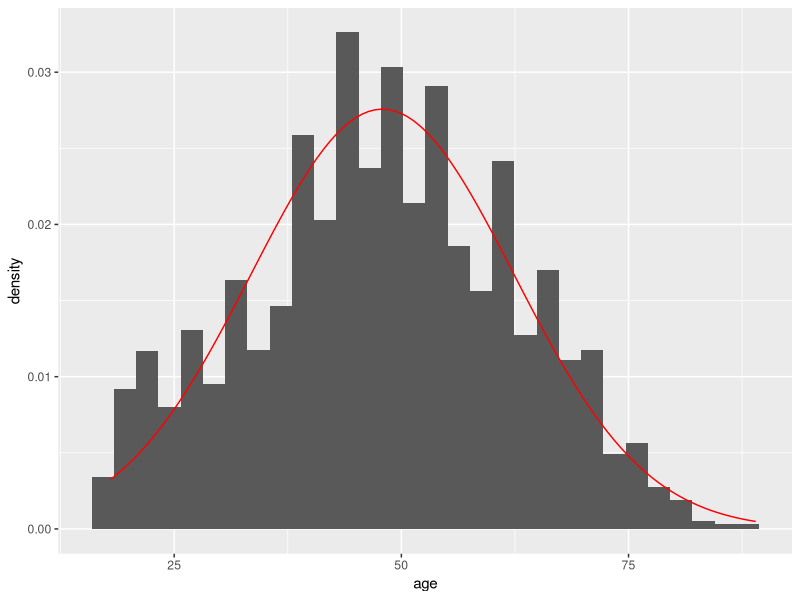
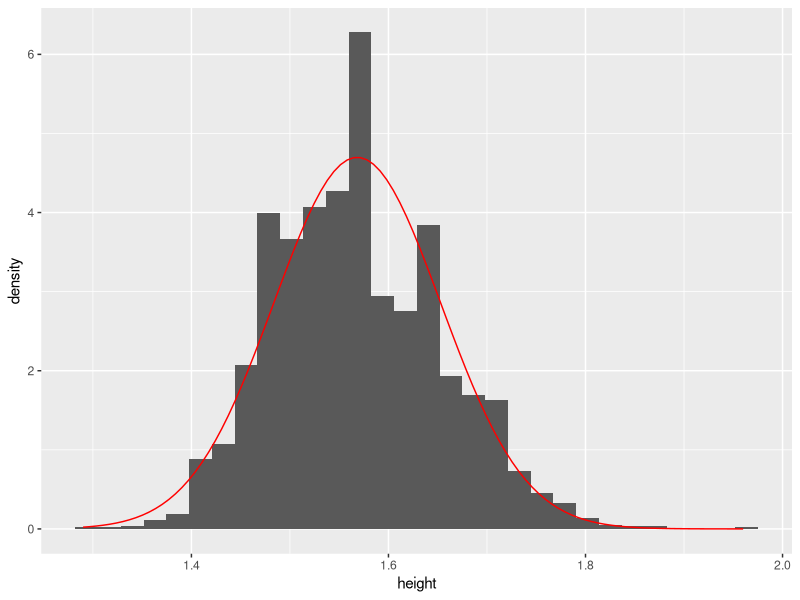
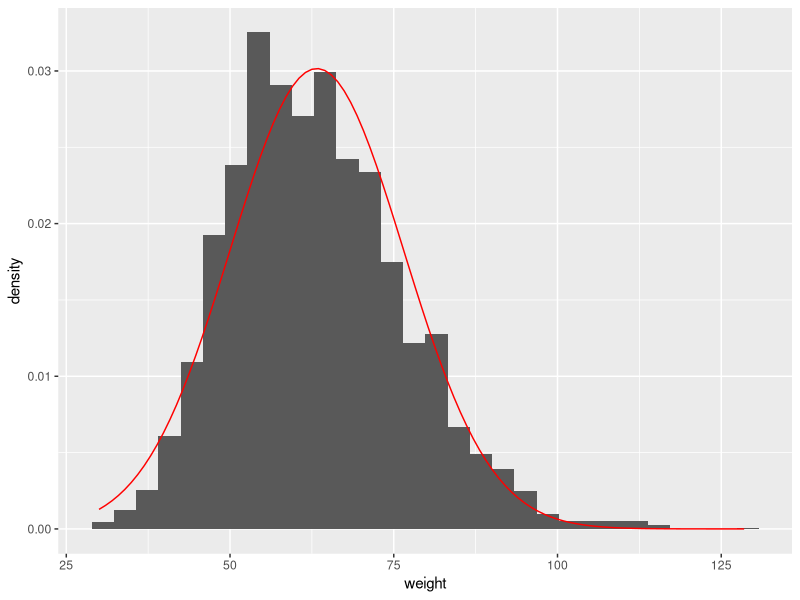
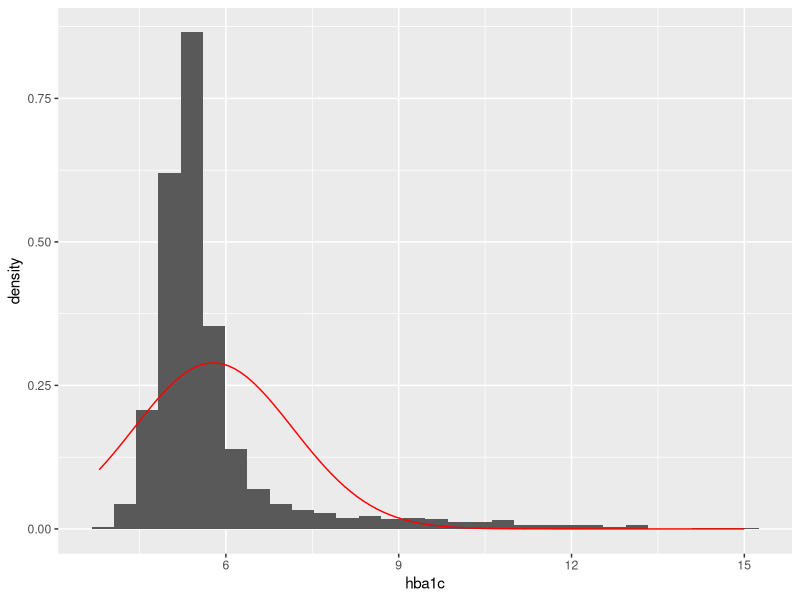
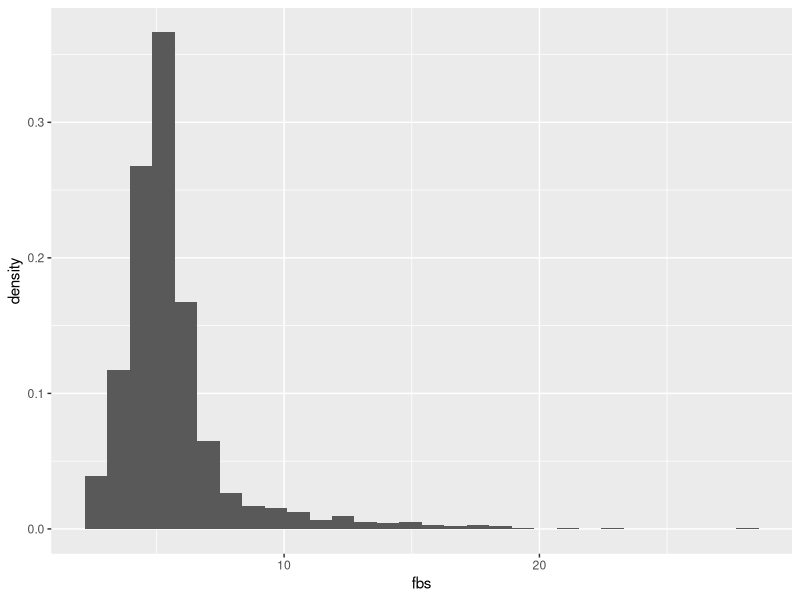
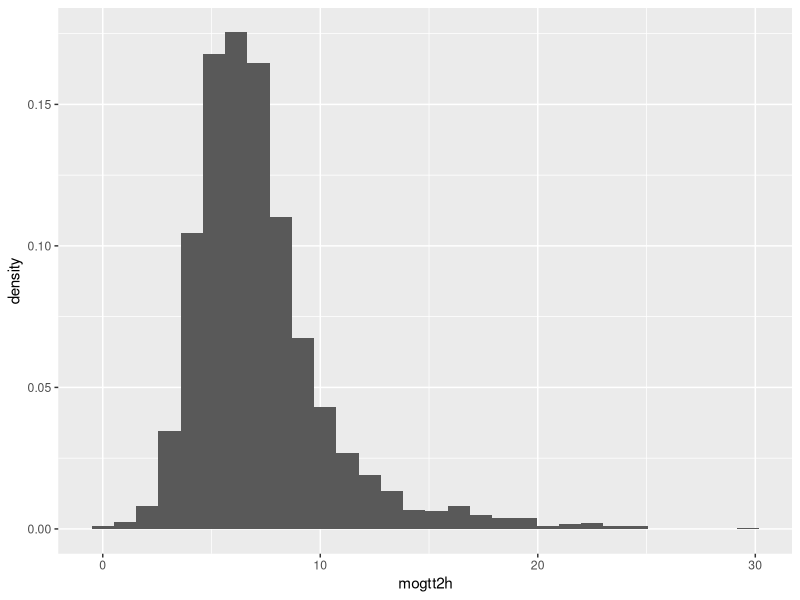
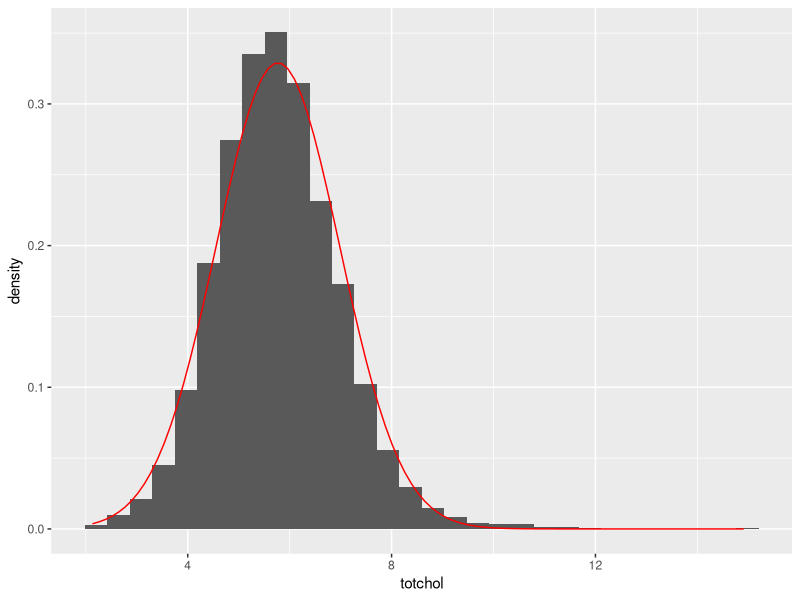
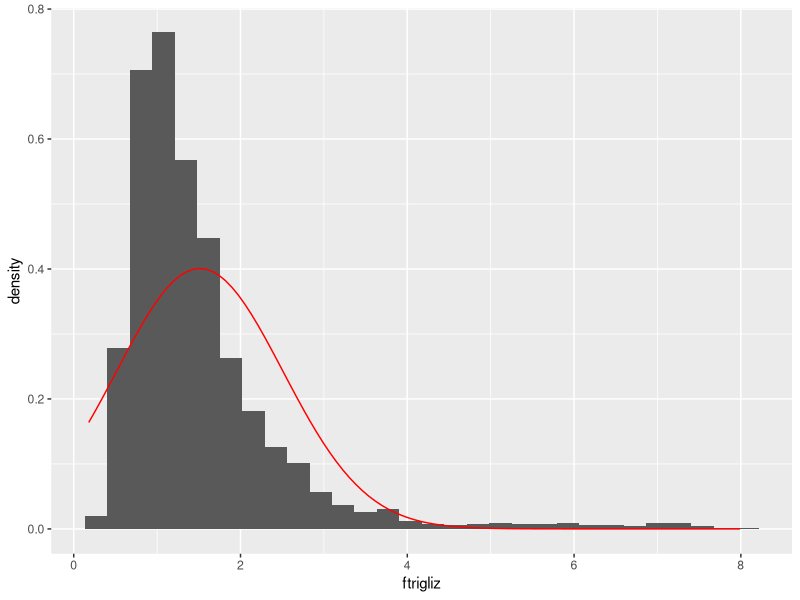

R code for these plots, in order:
## ---- chunk 1
library(haven)
library(knitr)
library(tidyr)
library(psych)
library(ggplot2)
## ---- chunk 2
LogDS <- read_dta("diabetes.dta")
## ---- chunk 3

## ---- chunk 4
LogDS$dmdx2 <- as_factor(LogDS$dmdx)
LogDS$gender2 <- as_factor(LogDS$gender)
LogDS$crural2 <- as_factor(LogDS$crural)
## ---- chunk 5
summary(LogDS)
describe(LogDS)
## ---- chunk 6
ggplot(LogDS, aes(age)) +
  geom_histogram(aes(y=..density..)) +
  stat_function(fun = dnorm, colour = "red",
                args = list(mean = mean(LogDS$age),
                            sd = sd(LogDS$age)))
ggplot(LogDS, aes(height)) +
  geom_histogram(aes(y=..density..)) +
  stat_function(fun = dnorm, colour = "red",
                args = list(mean = mean(LogDS$height),
                            sd = sd(LogDS$height)))

ggplot(LogDS, aes(weight)) +
  geom_histogram(aes(y=..density..)) +
  stat_function(fun = dnorm, colour = "red",
                args = list(mean = mean(LogDS$weight),
                            sd = sd(LogDS$weight)))

ggplot(LogDS, aes(hba1c)) +
  geom_histogram(aes(y=..density..)) +
  stat_function(fun = dnorm, colour = "red",
                args = list(mean = mean(LogDS$hba1c),
                            sd = sd(LogDS$hba1c)))

ggplot(LogDS, aes(fbs)) +
  geom_histogram(aes(y=..density..)) +
  stat_function(fun = dnorm, colour = "red",
                args = list(mean = mean(LogDS$fbs),
                            sd = sd(LogDS$fbs)))

ggplot(LogDS, aes(mogtt2h)) +
  geom_histogram(aes(y=..density..)) +
  stat_function(fun = dnorm, colour = "red",
                args = list(mean = mean(LogDS$mogtt2h),
                            sd = sd(LogDS$mogtt2h)))

ggplot(LogDS, aes(totchol)) +
  geom_histogram(aes(y=..density..)) +
  stat_function(fun = dnorm, colour = "red",
                args = list(mean = mean(LogDS$totchol),
                            sd = sd(LogDS$totchol)))

ggplot(LogDS, aes(ftrigliz)) +
  geom_histogram(aes(y=..density..)) +
  stat_function(fun = dnorm, colour = "red",
                args = list(mean = mean(LogDS$ftrigliz),
                            sd = sd(LogDS$ftrigliz)))

ggplot(LogDS, aes(hdl)) +
  geom_histogram(aes(y=..density..)) +
  stat_function(fun = dnorm, colour = "red",
                args = list(mean = mean(LogDS$hdl),
                            sd = sd(LogDS$hdl)))

ggplot(LogDS, aes(ldl)) +
  geom_histogram(aes(y=..density..)) +
  stat_function(fun = dnorm, colour = "red",
                args = list(mean = mean(LogDS$ldl),
                            sd = sd(LogDS$ldl)))
